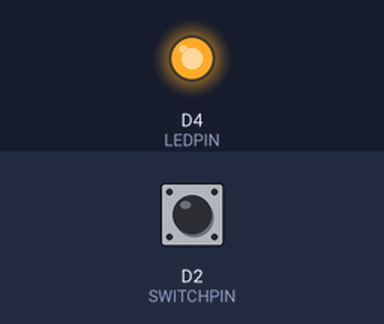
Simulated run of this sketch. Board: ESP8266 (NodeMCU). Parts: output pins drawn as LEDs (lit = HIGH). The inputs (shaded band) are chosen by the test bench; at power-on: D2 (SWITCHPIN) HIGH.

Above: at 2.8 s.
2.9 s: D2 (SWITCHPIN) pulled LOW for 1.2 s
At 3.9 s:
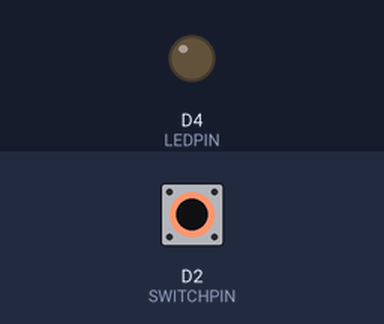
6.5 s: D2 (SWITCHPIN) pulled LOW for 3.2 s
At 10.4 s:
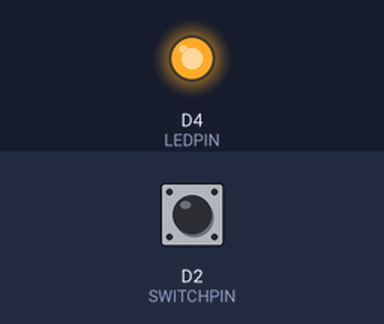
Timing chart, 0 to 11.9 s (numbered marks = the images above; inputs shaded):
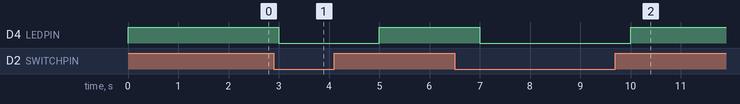

Measured:
- after the input at 2.9 s, D4 (LEDPIN): HIGH → LOW after 0.10 s, → HIGH 2.0 s later
- after the input at 6.5 s, D4 (LEDPIN): HIGH → LOW after 0.50 s, → HIGH 3.0 s later

The sketch:

app.ino
```cpp
#include "Arduino.h"
uint8_t LEDPIN = LED_BUILTIN;
uint8_t SWITCHPIN = D2;

void setup()
{
  pinMode(LEDPIN, OUTPUT);
  pinMode(SWITCHPIN, INPUT);
}

void loop()
{
  bool isOn = digitalRead(SWITCHPIN);

  digitalWrite(LEDPIN, isOn);
  delay(1000);
}
```
